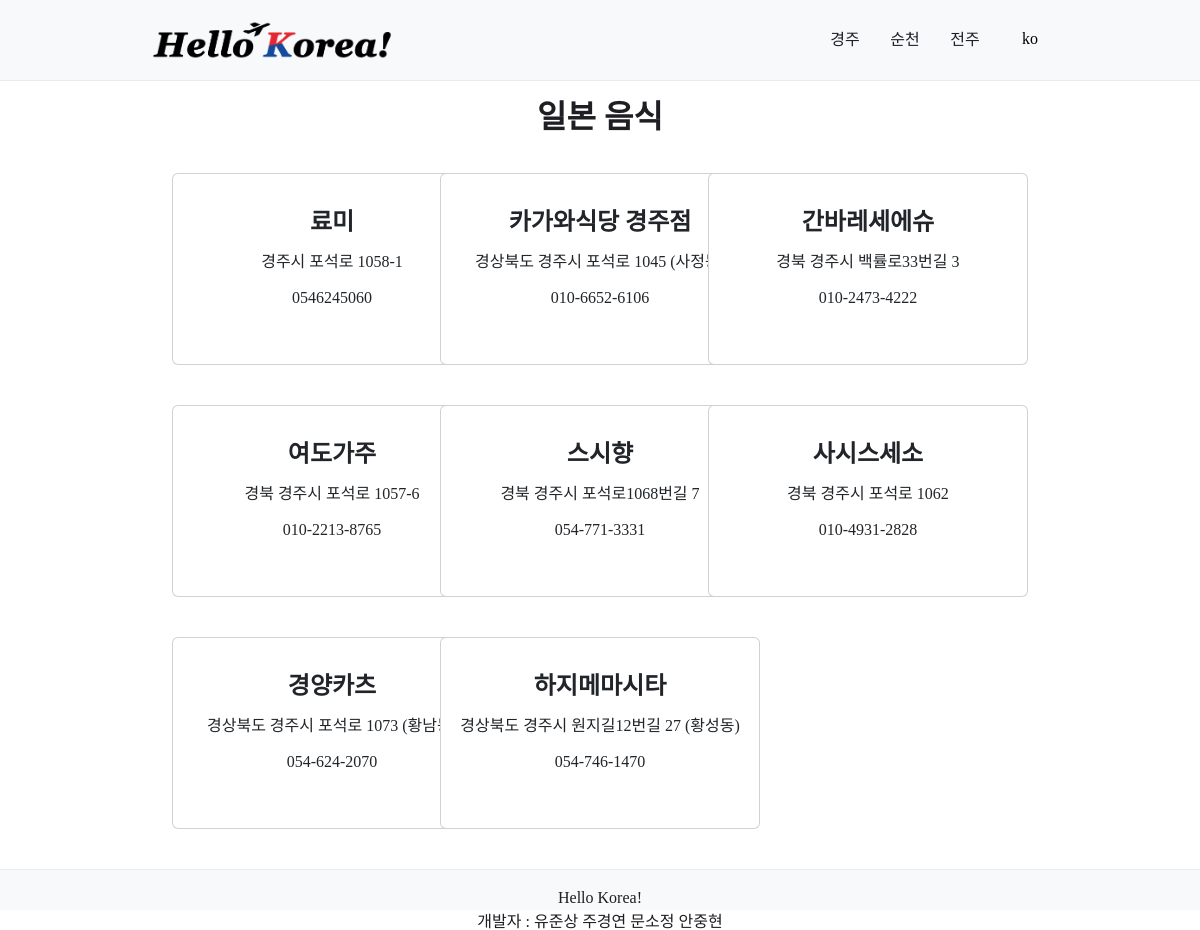
The app's page /GyeongJu/Food/japanese with its own data.
### GyeongJu/food/food_models.py (models this page shows)
class text_food_form(models.Model):
    lang = models.CharField(max_length=10)
    korean_text = models.CharField(max_length=20)
    western_text = models.CharField(max_length=20)
    japanese_text = models.CharField(max_length=20)
    chinese_text = models.CharField(max_length=20)

class japanese_food_model(models.Model):
    lang = models.CharField(max_length=10)
    name = models.CharField(max_length=100)
    address = models.CharField(max_length=100)
    number = models.CharField(max_length=100)

### GyeongJu/food/food_views.py (the view)
# urls.py: path('GyeongJu/Food/japanese', food_views.japanese_food_view),
def japanese_food_view(request):
    lang = request.COOKIES.get('user_lang', 'ko')
    if request.method == 'GET':
        japanese_data = None
        japanese_data = japanese_food_model.objects.filter(lang=lang)
        food_form = text_food_form.objects.filter(lang = lang).first()
        return render(request, 'food/food_home.html', {'japanese': japanese_data, 'food_form': food_form})

### GyeongJu/templates/food/food_home.html (shortened to what this page needs)
<!DOCTYPE html>
<html>
<head lang="ko">
    <link href="https://cdn.jsdelivr.net/npm/bootstrap@5.3.3/dist/css/bootstrap.min.css" rel="stylesheet">
    {% load static %}
</head>
<body>
    <header class="header">
		<div class="header_inner">
			<h1 class="title">
				<a href="/" class="home_link">
					<img src="{% static 'images/Hello-Korea.png' %}" class="home_img">
				</a>
			</h1>
			<nav class="navbar">
				<div class="toggle">
					<ul class="menu">
						<li class="item" id="gyeongju">
							<strong class="category"><a href="/GyeongJu">경주</a></strong>
						</li>
						<li class="item" id="suncheon">
							<strong class="category"><a href="/SoonCheon">순천</a></strong>
						</li>
						<li class="item" id="jeonju">
							<strong class="category"><a href="/JeonJu">전주</a></strong>
						</li>
						<li class="item" id="language">
								<select name="select_language" id="lang" class="select_lang">
									<option value="ko" id="ko">ko</option>
								</select>
						</li>
					</ul>
				</div>
			</nav>
		</div>
	</header>
    {% if japanese %}
    <div class="korean">
        <h2>{{food_form.japanese_text}}</h2>
            <div class="row">
            {% for j in japanese %}
            <div class= "col-md-4">
                <div class="card" style="width: 25rem;">
                <div class="card-body">
                    <h5 class="card-title">{{ j.name }}</h5>
                    <p class="card-text">{{ j.address }}</p>
                    <p class="card-text">{{ j.number }}</p>
                    </div>
                </div>
            </div>
            {% endfor %}
            </div>
    {% endif %}
    </div>
    <footer class="footer">
		<div class="footer_wrap">
			<strong class="title">Hello Korea!</strong>
			<dl class="developer_list">
				<dt>개발자 : </dt>
				<dd>유준상</dd>
				<dd>주경연</dd>
				<dd>문소정</dd>
				<dd>안중현</dd>
			</dl>
		</div>
	</footer>
</body>
</html>

### GyeongJu/static/css/GyeongJu_home.css (style rules this page uses)
html, body { min-height: 100%; height: 100%; font-family: Verdana, Geneva, Tahoma, sans-serif, serif; font-size: 16px; color: #1e1e23; }
.header { position: relative; z-index: 10; padding: 20px; background-color: #f8f9fa; border-bottom: 1px solid #e9ecef; }
.header_inner { display: flex; justify-content: space-between; align-items: center; max-width: 900px; height: 40px; margin: 0 auto; }
.navbar { display: flex; }
.header .title { flex: 0 0 auto; text-align: left; align-items: center; }
.home_link { display: inline-block; width: auto; height: 40px; vertical-align: top; }
.home_img { width: 100%; height: 100%; }
.select_lang { width: 40px; margin-left: 10px; border: 0; background-color: #f8f9fa; font-size: 16px; font-weight: 500; line-height: 30px; text-align: center; appearance: none; outline: none; }
.menu { display: flex; flex: 0 0 auto; margin-left: 30px; justify-content: end; height: 100%; }
.menu .item { position: relative; min-width: 50px; text-align: center; display: flex; justify-content: center; height: 100%; }
.menu .item + .item { margin-left: 10px }
.item .category { width: 40px; border: none; outline: none; text-transform: uppercase; font-weight: 500; line-height: 40px; }
.footer { height: 40px; padding: 20px; background-color: #f8f9fa; border-top: 1px solid #e9ecef; text-align: center; }
.footer_wrap { max-width: 900px; margin: 0 auto; }
.developer_list { margin-top: 8px; }
.developer_list dt { display: inline; }
.developer_list dd { display: inline; }

### GyeongJu/templates/food/food_home.html (style rules this page uses)
:root { background:#FFFFFF; }
.korean { text-align:center; padding: 20px 30px; margin-bottom: 60px; width:70vw; margin: 0 auto; }
.col-md-4 { display: flex; align-items: center; justify-content: center; }
h2 { font-size: xx-large; font-weight: bolder; }
.card { margin: 20px 10px 20px 10px; min-width: 20rem; min-height: 12rem; }
.card-title { font-weight:900; font-size: x-large; margin-top:20px; }
.card-text { margin-top:20px; margin-bottom:20px; }
.select_lang { width: 40px; margin-left: 10px; border: 0; background-color: #f8f9fa; font-size: 16px; font-weight: 500; line-height: 38px; text-align: center; appearance: none; outline: none; }
.row { margin-top:20px; }

### records on screen
text_food_form: japanese_text "일본 음식"
japanese_food_model: name "료미", address "경주시 포석로 1058-1", number "0546245060"
japanese_food_model: name "카가와식당 경주점", address "경상북도 경주시 포석로 1045 (사정동)", number "010-6652-6106"
japanese_food_model: name "간바레세에슈", address "경북 경주시 백률로33번길 3", number "010-2473-4222"
japanese_food_model: name "여도가주", address "경북 경주시 포석로 1057-6", number "010-2213-8765"
japanese_food_model: name "스시향", address "경북 경주시 포석로1068번길 7", number "054-771-3331"
japanese_food_model: name "사시스세소", address "경북 경주시 포석로 1062", number "010-4931-2828"
japanese_food_model: name "경양카츠", address "경상북도 경주시 포석로 1073 (황남동)", number "054-624-2070"
japanese_food_model: name "하지메마시타", address "경상북도 경주시 원지길12번길 27 (황성동)", number "054-746-1470"
